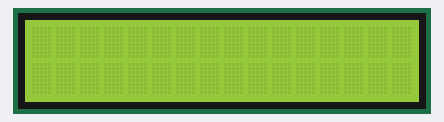
The sketch below on a simulated Arduino Uno, built with avr-gcc and run on an emulated ATmega328P. On the bench: 16×2 character LCD.

Above: at 0.6 s.
At 1.1 s:
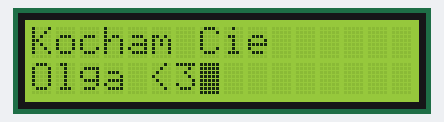

Measured:
- by itself, everything shown: repeats every 1.5 s, in 4 steps
- what the display in image 0 shows lasts 0.5 s, from 0.6 s to 1.1 s

The sketch:

LCD_stadarfinterfejs.ino
```cpp
#include <LiquidCrystal.h>
LiquidCrystal lcd(2,3,4,5,6,7);
void setup() {
  // put your setup code here, to run once:
  lcd.begin(16,2);
  lcd.setCursor(0, 0);
  lcd.print("Kocham Cie");
  lcd.setCursor(0, 1);
  lcd.print("Olga <3");
  lcd.blink();
}

void loop() {
  // put your main code here, to run repeatedly:
  lcd.noCursor();
  delay(250);
  lcd.cursor();
  delay(250);
  lcd.noDisplay();
  delay(500);
  lcd.display();
  delay(500);

}
```
